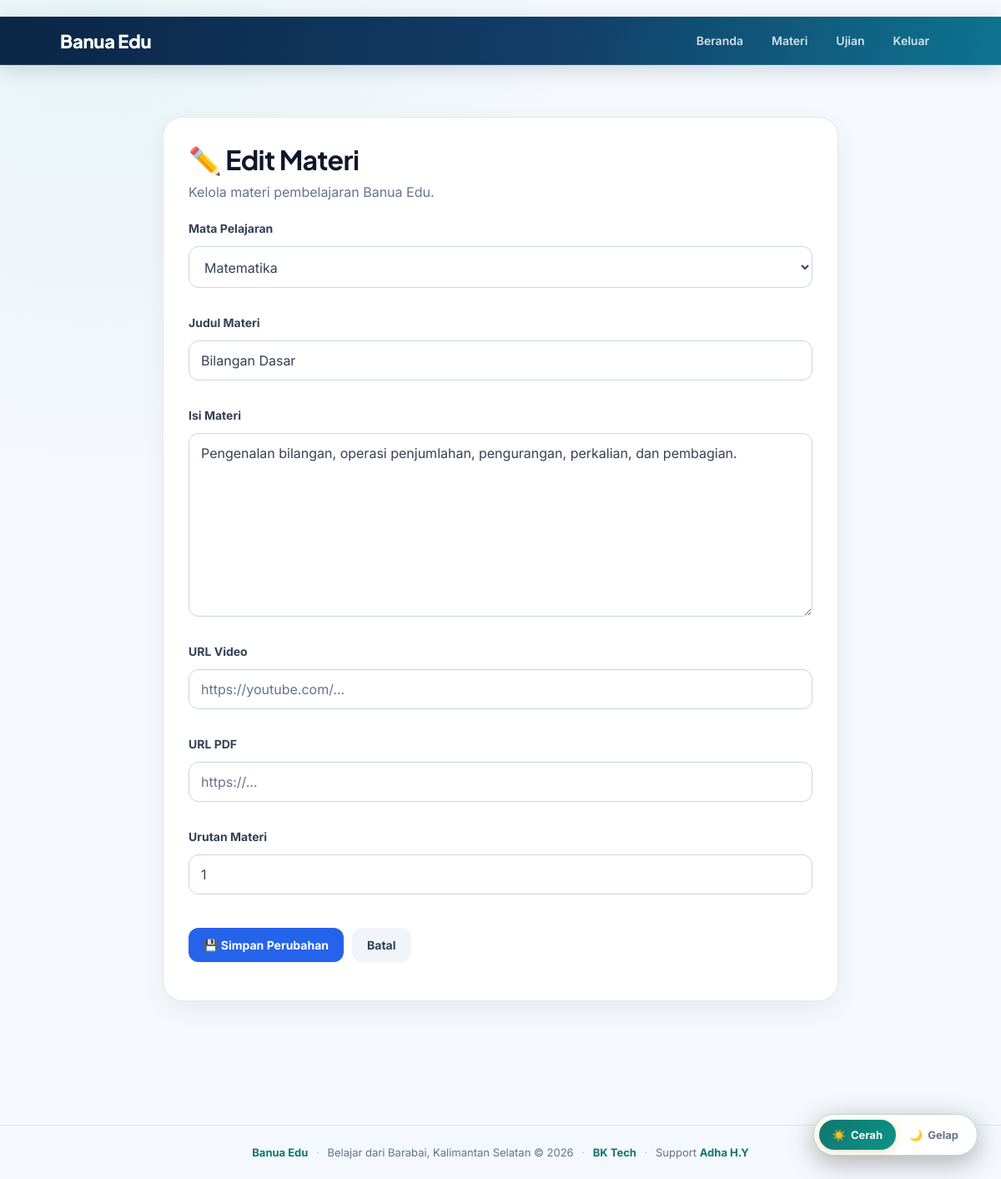
Page /admin/material/1/edit (signed in) on the committed database.
### app/models.py (models this page shows)
class Material(db.Model):
    id = db.Column(db.Integer, primary_key=True)
    subject_id = db.Column(db.Integer, db.ForeignKey("subject.id"), nullable=False)
    judul = db.Column(db.String(180), nullable=False)
    isi = db.Column(db.Text, default="")
    video_url = db.Column(db.String(500), default="")
    pdf_url = db.Column(db.String(500), default="")
    urutan = db.Column(db.Integer, default=1)
    aktif = db.Column(db.Boolean, default=True)

class Subject(db.Model):
    id = db.Column(db.Integer, primary_key=True)
    nama = db.Column(db.String(120), nullable=False)
    jenjang = db.Column(db.String(50), default="SD • SMP • SMA")
    deskripsi = db.Column(db.Text, default="")
    aktif = db.Column(db.Boolean, default=True)
    materials = db.relationship("Material", backref="subject", lazy=True, cascade="all, delete-orphan")
    quizzes = db.relationship("Quiz", backref="subject", lazy=True, cascade="all, delete-orphan")

### app/admin/routes.py (the view, shortened to what this page needs)
@admin_bp.route(
    "/material/<int:material_id>/edit",
    methods=["GET", "POST"]
)
@admin_required
def edit_material(material_id):
    material = Material.query.get_or_404(
        material_id
    )
    subjects = (
        Subject.query
        .filter_by(aktif=True)
        .order_by(Subject.nama.asc())
        .all()
    )
    return render_template(
        "admin/material_form.html",
        subjects=subjects,
        material=material,
        edit_mode=True
    )

### app/admin/routes.py (called while the page is built)
def admin_required(fn):
    @wraps(fn)
    @login_required
    def wrapper(*args, **kwargs):
        if current_user.role != "admin":
            return "403 - Akses admin diperlukan.", 403
        return fn(*args, **kwargs)
    return wrapper

### app/models.py (called while the page is built)
@login_manager.user_loader
def load_user(user_id):
    return db.session.get(User, int(user_id))

### app/templates/admin/material_form.html (shortened to what this page needs)
﻿{% extends "base.html" %}
{% block content %}
<div class="wrap">
    <div class="card">
        <h1>
            {% if edit_mode %}
                ✏️ Edit Materi
            {% else %}
                📖 Tambah Materi
            {% endif %}
        </h1>
        <p class="sub">
            Kelola materi pembelajaran Banua Edu.
        </p>
        <form method="POST">
            <div class="field">
                <label>
                    Mata Pelajaran
                </label>
                <select
                    name="subject_id"
                    required
                >
                    {% for subject in subjects %}
                    <option
                        value="{{ subject.id }}"
                        {% if material and material.subject_id == subject.id %}
                            selected
                        {% endif %}
                    >
                        {{ subject.nama }}
                    </option>
                    {% endfor %}
                </select>
            </div>
            <div class="field">
                <label>
                    Judul Materi
                </label>
                <input
                    type="text"
                    name="judul"
                    value="{{ material.judul if material else '' }}"
                    placeholder="Contoh: Bilangan Dasar"
                    required
                >
            </div>
            <div class="field">
                <label>
                    Isi Materi
                </label>
                <textarea
                    name="isi"
                    placeholder="Tulis isi materi pembelajaran..."
                >{{ material.isi if material else '' }}</textarea>
            </div>
            <div class="field">
                <label>
                    URL Video
                </label>
                <input
                    type="url"
                    name="video_url"
                    value="{{ material.video_url if material else '' }}"
                    placeholder="https://youtube.com/..."
                >
            </div>
            <div class="field">
                <label>
                    URL PDF
                </label>
                <input
                    type="url"
                    name="pdf_url"
                    value="{{ material.pdf_url if material else '' }}"
                    placeholder="https://..."
                >
            </div>
            <div class="field">
                <label>
                    Urutan Materi
                </label>
                <input
                    type="number"
                    name="urutan"
                    min="1"
                    value="{{ material.urutan if material else 1 }}"
                >
            </div>
            <div class="actions">
                <button
                    type="submit"
                    class="btn save"
                >
                    💾
                    {% if edit_mode %}
                        Simpan Perubahan
                    {% else %}
                        Simpan Materi
                    {% endif %}
                </button>
                <a
                    href="{{ url_for('admin.materials') }}"
                    class="btn cancel"
                >
                    Batal
                </a>
            </div>
        </form>
    </div>
</div>
{% endblock %}

### app/templates/base.html (style rules this page uses)
* { box-sizing: border-box; }
html[data-theme="light"] { --bg: #f5f8fc; --bg-card: #ffffff; --bg-nav: linear-gradient(105deg, #0b2545 0%, #123d68 55%, #0e7490 100%); --text: #334155; --text-h: #102a43; --text-muted: #64748b; --accent: #0f766e; --accent-dark: #0d9488; --accent-hover: #14b8a6; --accent-text: #ffffff; --border: #dce7f0; --input-bg: #fff; --input-border: #cbd9e6; --flash-bg: #ecfeff; --flash-text: #155e75; --toggle-bg: #fff; --toggle-border: #b9d9d6; --nav-link: rgba(255,255,255,0.9); }
body { margin: 0; font-family: 'Inter', system-ui, -apple-system, BlinkMacSystemFont, sans-serif; background: radial-gradient(circle at 10% 0%, rgba(20, 184, 166, .06), transparent 32%), var(--bg); color: var(--text); -webkit-font-smoothing: antialiased; min-height: 100vh; transition: background 0.3s ease, color 0.3s ease; }
.card { background: var(--bg-card); border: 1px solid var(--border); border-radius: 18px; padding: 24px; margin-bottom: 20px; box-shadow: 0 12px 28px rgba(25, 55, 80, 0.08); }
h1, h2, h3 { margin-top: 0; color: var(--text-h); font-family: 'Plus Jakarta Sans', sans-serif; letter-spacing: -.02em; }
.btn { display: inline-block; padding: 11px 18px; border-radius: 10px; text-decoration: none; border: 0; cursor: pointer; font-weight: 700; font-size: 14px; font-family: inherit; transition: all 0.2s ease; }
input, textarea, select { width: 100%; padding: 12px 14px; border: 1px solid var(--input-border); border-radius: 10px; margin-top: 6px; margin-bottom: 15px; font: inherit; background: var(--input-bg); color: var(--text); transition: border-color 0.15s ease, box-shadow 0.15s ease; }
input::placeholder, textarea::placeholder { color: #64748b; }
label { font-weight: 600; font-size: 13px; color: var(--text-muted); }
a { color: #0f766e; }

### app/templates/admin/material_form.html (style rules this page uses)
.wrap { max-width:850px; margin:auto; padding:30px 20px 60px; }
.card { background:white; border:1px solid #e2e8f0; border-radius:24px; padding:30px; box-shadow:0 10px 30px rgba(15,23,42,.06); }
h1 { margin:0; color:#0f172a; }
.sub { color:#64748b; margin:8px 0 25px; }
.field { margin-bottom:18px; }
label { display:block; margin-bottom:7px; color:#334155; font-weight:700; font-size:14px; }
input, select, textarea { width:100%; box-sizing:border-box; padding:13px 14px; border:1px solid #cbd5e1; border-radius:12px; font:inherit; }
textarea { min-height:220px; resize:vertical; }
.actions { display:flex; gap:10px; margin-top:25px; }
.btn { border:0; border-radius:12px; padding:12px 18px; text-decoration:none; cursor:pointer; font-weight:700; }
.save { background:#2563eb; color:white; }
.cancel { background:#f1f5f9; color:#334155; }

### rows in the picture
Material: subject_id "Matematika", judul "Bilangan Dasar", isi "Pengenalan bilangan, operasi penjumlahan, pengurangan, perkalian, dan pembagian.", urutan "1"
